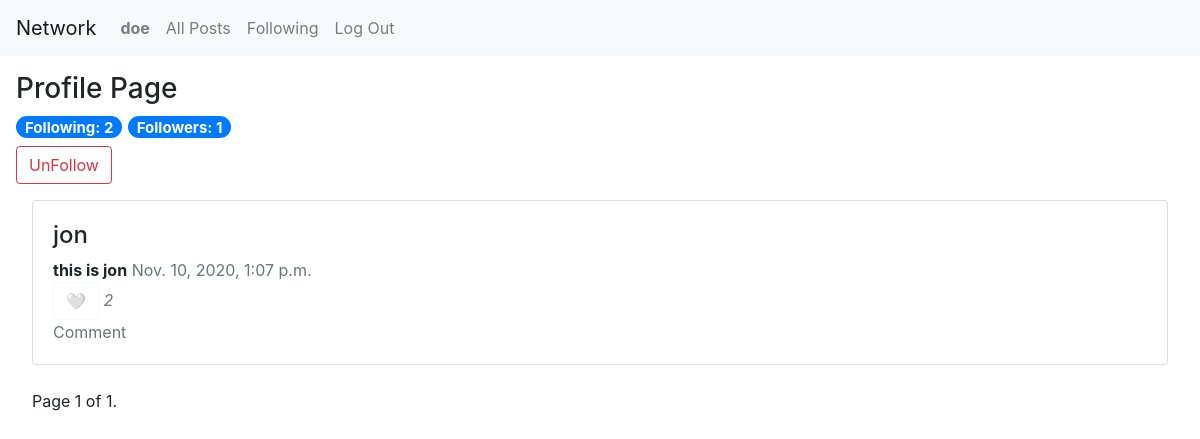
Before: /profile/jon (signed in) with the older database file.
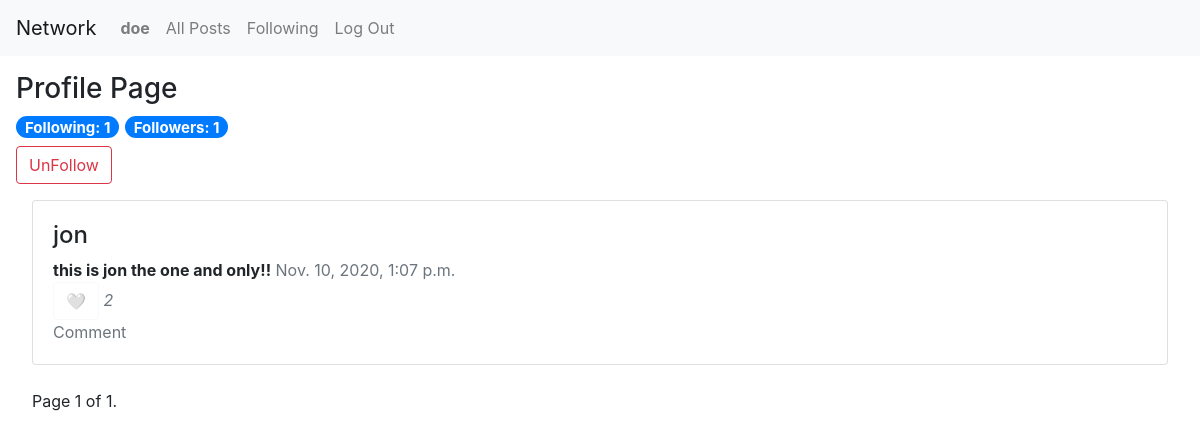
After: the same page with the newer database file.
### network/models.py (models this page shows)
class NewPost(models.Model):
    creator = models.CharField(max_length=64)
    text = models.TextField(verbose_name="Description")
    image = models.URLField(blank=True, verbose_name="Image URL", null=True)
    like = models.IntegerField()
    timeStamp = models.DateTimeField(auto_now_add=True,null=True)
    liked = models.ManyToManyField(User, blank=True, related_name="liked_user")
    objects = models.Manager()

### network/views.py (the view)
# urls.py: path("profile/<str:name>", views.profile, name="profile"),
def profile(request, name):
    try:
        profile = User.objects.get(username=name)
        message = []
        if request.user.username:
            try:
                flw = Follow.objects.filter(profile=profile, following=request.user)
                f = 'yes'
                if not flw:
                    f = ''
            except:
                f = ''
        else:
            f = ''
        try:
            posts = NewPost.objects.filter(creator=profile)
            flw = Follow.objects.filter(profile=profile)
            followers = len(flw)
            flw = Follow.objects.filter(following=profile)
            following = len(flw)
            paginator = Paginator(posts, 10)
            page_number = request.GET.get('page')
            page_obj = paginator.get_page(page_number)
        except:
            "not found"
        return render(request, "network/profile.html", {
            "posts" : posts,
            "name" : name,
            "follow" : f,
            "following" : following,
            "followers" : followers,
            "page_obj" : page_obj
        })
    except:
        message.append(f"{name}, not found!")
        return render(request, "network/profile.html", {
            "messages" : message,
            "name" : name
        })

### network/templates/network/profile.html (shortened to what this page needs)
{% extends "network/layout.html" %}
{% block body %}
    <h3>Profile Page</h3>
    <h5><span class="badge badge-pill badge-primary">Following:  {{following}}</span>
    <span class="badge badge-pill badge-primary">Followers:  {{followers}}</span></span></h4>
    {% if user.is_authenticated %}
        {% if user.username != name %}
            {% if follow != "yes" %}
            <form  action="{% url 'follow' name %}" method="post">
                {% csrf_token %}
                <button class="btn btn-outline-success" type="submit">Follow</button>
            </form>
            {% else %}
            <form  action="{% url 'unfollow' name %}" method="post">
                <button class="btn btn-outline-danger" type="submit">UnFollow</button>
            </form>
            {% endif %}
        {% endif %}
    {% endif %}
    {% if posts %}
    <div class="card-column" style="padding: 1em;">
        {% for post in page_obj %}
            <div class="card">
                <div class="card-body">
                <ul class="list-group list-group-horizontal" style="list-style-type: none;">
                    <li>
                        <a href="{% url 'profile' post.creator %}" style="color:inherit" id="creator-{{post.id}}"><h4>{{ post.creator }}</h4></a>
                        <strong id="post-{{post.id}}">{{ post.text }}</strong>
                        <a class="text-muted">{{ post.timeStamp }}<br>
                        {% if user.is_authenticated %}
                            {% if not request.user in post.liked.all %}
                                <button class="btn btn-outline-light" id="like-{{post.id}}">🤍</button>
                            {% else %}
                                <button class="btn btn-outline-light" id="like-{{post.id}}">❤</button>
                            {% endif %}
                        {% else %}
                            Likes:
                        {% endif %}
                        <i id="numLike-{{post.id}}">{{ post.like }}</i><br>
                        Comment</a>
                    </li>
                </ul>
                </div>
            </div>
            <br>
        {% endfor %}
        <div class="pagination">
            <span class="step-links">
                <span class="current">
                    Page {{ page_obj.number }} of {{ page_obj.paginator.num_pages }}.
                </span>
            </span>
        </div>
    </div>
    {% endif %}
{% endblock %}

Changed rows visible on the page:
changed NewPost "jon": text "this is jon" → "this is jon the one and only!!"
Other visible differences:
{{ following }}: "2" → "1"
